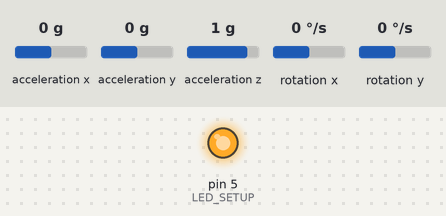
Bench run of a sketch on a simulated Arduino Uno, built with avr-gcc and run on an emulated ATmega328P. On the bench: output pins drawn as LEDs (lit = HIGH). Wiring (inferred from the names in the program): MPU-6050 motion sensor at I2C address 0x68. The test bench sets the inputs (shaded band); at power-on: acceleration x 0 g, acceleration z 1 g, acceleration y 0 g, rotation x 0 °/s, rotation y 0 °/s. What the sketch prints to the serial monitor is not drawn.

Above: at 0.1 s.
At 2.3 s:
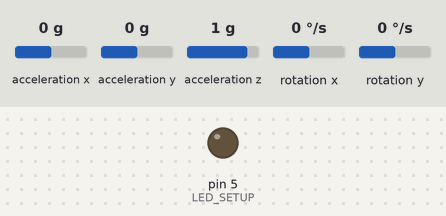
2.4 s: acceleration x set to -0.8 g
5.4 s: acceleration x set to 0 g
8.4 s: acceleration z set to 0 g
Timing chart, 0 to 11.4 s (numbered marks = the images above; inputs shaded):
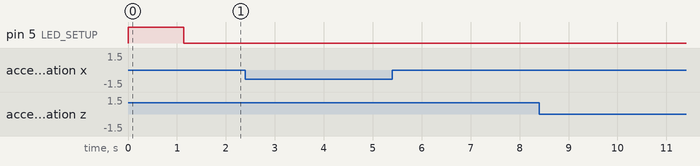

The sketch:

mpu6050_test.ino
```cpp
#include <Wire.h>

/*MPU-6050 gives you 16 bits data so you have to create some 16int constants
 * to store the data for accelerations and gyro*/

const int MPU_ADDR = 0x68; // I2C address of the MPU-6050
int16_t Acc_rawX, Acc_rawY, Acc_rawZ,Gyr_rawX, Gyr_rawY, Gyr_rawZ;

float Acceleration_angle[2];
float Gyro_angle[2];
float Total_angle[2];

float elapsedTime, timeH, timePrev;
int i;
float rad_to_deg = 180/3.141592654;
float deviation;

//functions
float imu();
// Define LED pin
const int LED_SETUP = 5;


void setup() {
  Serial.begin(115200);
  Wire.begin();    //Wire.begin(21, 22, 100000); // sda, scl, clock speed  //begin the wire comunication
  Wire.beginTransmission(MPU_ADDR);
  Wire.write(0x6B); // PWR_MGMT_1 register
  Wire.write(0);    // set to zero (wakes up the MPU−6050)
  Wire.endTransmission(true);

  // Initialize LED pin as an output
  pinMode(LED_SETUP, OUTPUT);
  // LED_SETUP = ON
  digitalWrite(LED_SETUP, HIGH);

  timeH = millis(); //Start counting time in milliseconds

  //calibrate deviation -> funny enough no Mean-Calculation necessary
  for(i=0; i<500; i++){
    imu(); //let it reach optimal operation temperature?
  }
  deviation = imu() * (-1);

  // LED_SETUP = OFF
  digitalWrite(LED_SETUP, LOW);
}

void loop() {

/////////////////////////////I M U/////////////////////////////////////

  Serial.print(imu() + deviation); Serial.print(" , ");    // y-angle
  Serial.println(deviation);
  /*In Arduino IDE open Serial Monitor or Serial Plotter*/

}


float imu(){
   timePrev = timeH;  // the previous time is stored before the actual time read
   timeH = millis();  // actual time read
   elapsedTime = (timeH - timePrev) / 1000;

   Wire.beginTransmission(MPU_ADDR);
   Wire.write(0x3B); //Ask for/start with the 0x3B register- correspond to AcX (ACCEL_XOUT_H)
   Wire.endTransmission(false);
   Wire.requestFrom(MPU_ADDR,6,true); // request a total of 6 registers

   //each value needs two registers
   Acc_rawX=Wire.read()<<8|Wire.read(); // 0x3B (ACCEL_XOUT_H) & 0x3C (ACCEL_XOUT_L)
   Acc_rawY=Wire.read()<<8|Wire.read(); // 0x3D (ACCEL_YOUT_H) & 0x3E (ACCEL_YOUT_L)
   Acc_rawZ=Wire.read()<<8|Wire.read(); // 0x3F (ACCEL_ZOUT_H) & 0x40 (ACCEL_ZOUT_L)
   /*---X---*/
   Acceleration_angle[0] = atan((Acc_rawY/16384.0)/sqrt(pow((Acc_rawX/16384.0),2) + pow((Acc_rawZ/16384.0),2)))*rad_to_deg;
   /*---Y---*/
   Acceleration_angle[1] = atan(-1*(Acc_rawX/16384.0)/sqrt(pow((Acc_rawY/16384.0),2) + pow((Acc_rawZ/16384.0),2)))*rad_to_deg;

   Wire.beginTransmission(MPU_ADDR);
   Wire.write(0x43); //Gyro data first adress
   Wire.endTransmission(false);
   Wire.requestFrom(MPU_ADDR,4,true); //request just 4 registers

   //Once again we shift and sum
   Gyr_rawX=Wire.read()<<8|Wire.read(); // 0x3B (ACCEL_XOUT_H) & 0x3C (ACCEL_XOUT_L)
   Gyr_rawY=Wire.read()<<8|Wire.read(); // 0x3D (ACCEL_YOUT_H) & 0x3E (ACCEL_YOUT_L)
   //GyZ = Wire.read()<<8|Wire.read(); // 0x3F (ACCEL_ZOUT_H) & 0x40 (ACCEL_ZOUT_L) //not being used in this test
   /*---X---*/
   Gyro_angle[0] = Gyr_rawX/131.0;
   /*---Y---*/
   Gyro_angle[1] = Gyr_rawY/131.0;

   /*---X axis angle---*/
   Total_angle[0] = 0.98 *(Total_angle[0] + Gyro_angle[0]*elapsedTime) + 0.02*Acceleration_angle[0];
   /*---Y axis angle---*/
   Total_angle[1] = 0.98 *(Total_angle[1] + Gyro_angle[1]*elapsedTime) + 0.02*Acceleration_angle[1];

   /*Now we have our angles in degree and values from -100º to 100º aprox*/
   return Total_angle[1];
}
```
